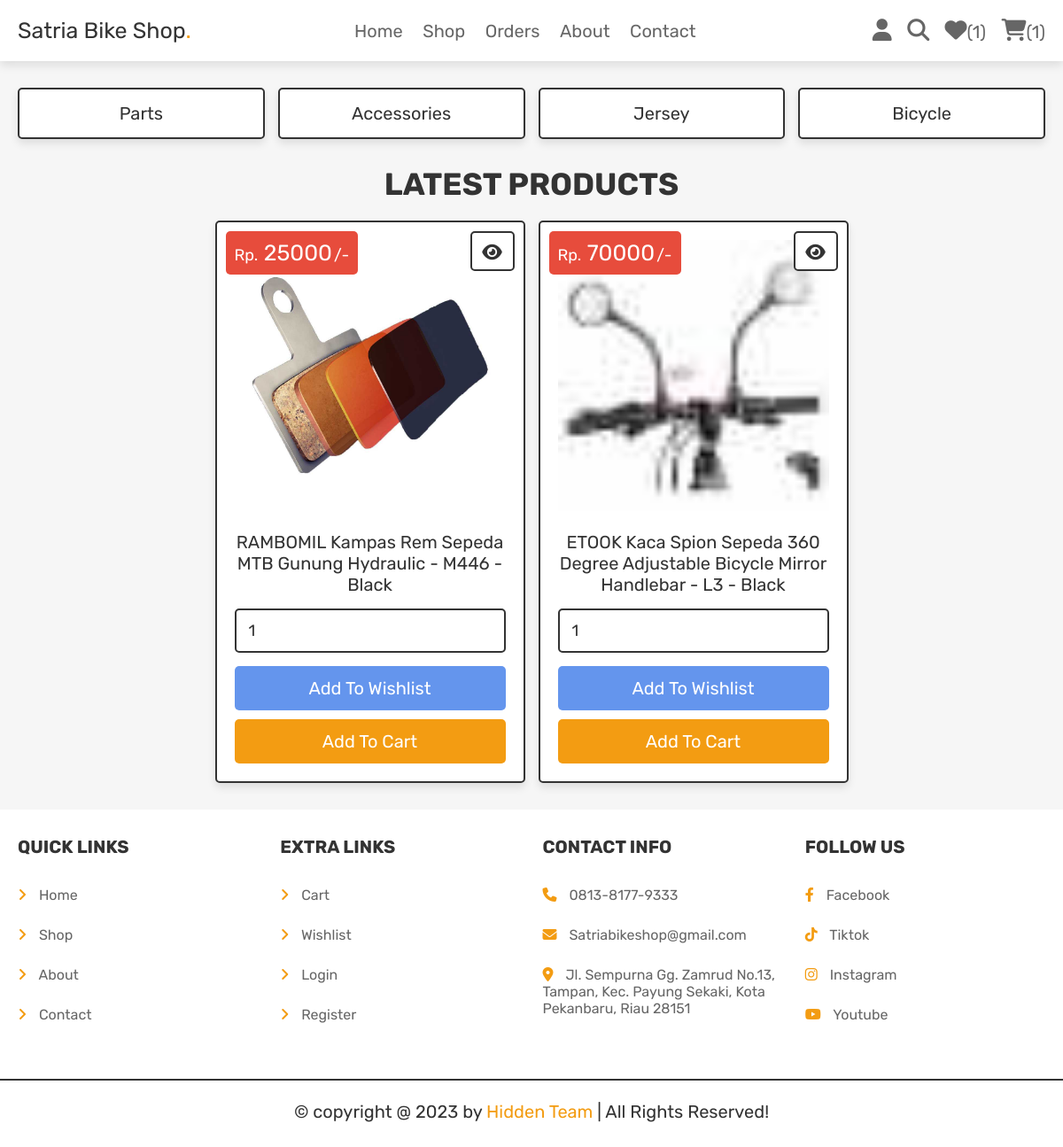
Screenshot of /shop.php (signed in) with the database file from the repository.
### tables this page shows
CREATE TABLE `products` (
  `id` int(100) NOT NULL,
  `name` varchar(100) NOT NULL,
  `category` varchar(20) NOT NULL,
  `details` varchar(500) NOT NULL,
  `price` int(100) NOT NULL,
  `image` varchar(100) NOT NULL
);

### shop.php (the view, shortened to what this page needs)
<?php
@include 'config.php';
?>
<!DOCTYPE html>
<html lang="en">
<head>
   <link rel="stylesheet" href="https://cdnjs.cloudflare.com/ajax/libs/font-awesome/6.1.1/css/all.min.css">
   <link rel="stylesheet" href="css/style.css">
</head>
<body>
<?php include 'header.php'; ?>
<section class="p-category">
   <a href="category.php?category=sukucadang">Parts</a>
   <a href="category.php?category=aksesoris">Accessories</a>
   <a href="category.php?category=jersey">Jersey</a>
   <a href="category.php?category=sepeda">Bicycle</a>
</section>
<section class="products">
   <h1 class="title">latest products</h1>
   <div class="box-container">
   <?php
      $select_products = $conn->prepare("SELECT * FROM `products`");
      $select_products->execute();
      if($select_products->rowCount() > 0){
         while($fetch_products = $select_products->fetch(PDO::FETCH_ASSOC)){
   ?>
   <form action="" class="box" method="POST">
      <div class="price">Rp. <span><?= $fetch_products['price']; ?></span>/-</div>
      <a href="view_page.php?pid=<?= $fetch_products['id']; ?>" class="fas fa-eye"></a>
      <img src="uploaded_img/<?= $fetch_products['image']; ?>" alt="">
      <div class="name"><?= $fetch_products['name']; ?></div>
      <input type="number" min="1" value="1" name="p_qty" class="qty">
      <input type="submit" value="add to wishlist" class="option-btn" name="add_to_wishlist">
      <input type="submit" value="add to cart" class="btn" name="add_to_cart">
   </form>
   <?php
      }
   }else{
      echo '<p class="empty">No Products Added Yet!</p>';
   }
   ?>
   </div>
</section>
<?php include 'footer.php'; ?>
</body>
</html>

### css/style.css (style rules this page uses)
.products .box-container { display: grid; grid-template-columns: repeat(auto-fit, 35rem); gap:1.5rem; justify-content: center; align-items: flex-start; }
.products .box-container .box { padding:2rem; text-align: center; border:var(--border); background-color: var(--white); box-shadow: var(--box-shadow); border-radius: .5rem; position: relative; }
.products .box-container .box .price { position: absolute; top:1rem; left:1rem; padding:1rem; border-radius: .5rem; background-color: var(--red); font-size: 1.8rem; color:var(--white); }
.products .box-container .box .price span { font-size: 2.5rem; color:var(--white); margin:0 .2rem; }
.products .box-container .box .fa-eye { position: absolute; top:1rem; right:1rem; border-radius: .5rem; height: 4.5rem; line-height: 4.3rem; width: 5rem; border:var(--border); color:var(--black); font-size: 2rem; background-color: var(--white); }
.products .box-container .box img { width: 100%; margin-bottom: 1rem; }
.products .box-container .box .name { font-size: 2rem; color:var(--black); padding:1rem 0; }
.products .box-container .box .qty { margin:.5rem 0; border-radius: .5rem; padding:1.2rem 1.4rem; font-size: 1.8rem; color:var(--black); border:var(--border); width: 100%; }
.p-category { display: grid; grid-template-columns: repeat(auto-fit, minmax(27rem, 1fr)); gap:1.5rem; justify-content: center; align-items: flex-start; }
.p-category { padding-bottom: 0; }
.p-category a { padding:1.5rem; text-align: center; border:var(--border); background-color: var(--white); box-shadow: var(--box-shadow); border-radius: .5rem; font-size: 2rem; text-transform: capitalize; color:var(--black); }

### css/components.css (style rules this page uses)
:root { --orange:#f39c12; --blue:#6495ED; --red:#e74c3c; --black:#333; --light-color:#666; --white:#fff; --light-bg:#f6f6f6; --border:.2rem solid var(--black); --box-shadow:0 .5rem 1rem rgba(0,0,0,.1); }
* { font-family: 'Rubik', sans-serif; margin:0; padding:0; box-sizing: border-box; outline: none; border:none; text-decoration: none; color:var(--black); }
body { background-color: var(--light-bg); }
html { font-size: 62.5%; overflow-x: hidden; scroll-behavior: smooth; scroll-padding-top: 6.5rem; }
section { padding:3rem 2rem; max-width: 1200px; margin:0 auto; }
.btn, .delete-btn, .option-btn { display: block; width: 100%; margin-top: 1rem; border-radius: .5rem; color:var(--white); font-size: 2rem; padding:1.3rem 3rem; text-transform: capitalize; cursor: pointer; text-align: center; }
.btn { background-color: var(--orange); }
.option-btn { background-color: var(--blue); }
.title { text-align: center; margin-bottom: 2rem; text-transform: uppercase; color:var(--black); font-size: 3.5rem; }

### rows the page displays
products: price "25000", image (picture), name "RAMBOMIL Kampas Rem Sepeda MTB Gunung Hydraulic - M446 - Black"
products: price "70000", image (picture), name "ETOOK Kaca Spion Sepeda 360 Degree Adjustable Bicycle Mirror Handlebar - L3 - Black"

### other values shown
$count_wishlist_items->rowCount() "1"
$count_cart_items->rowCount() "1"
